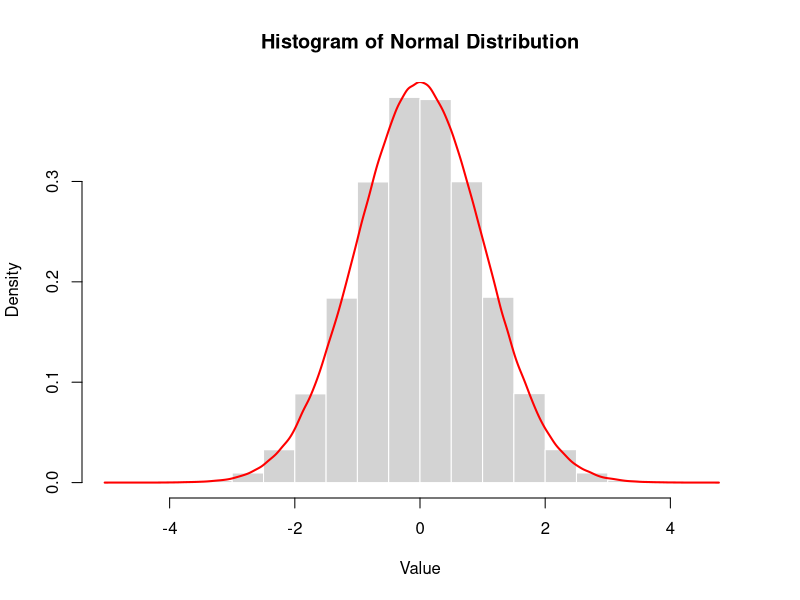
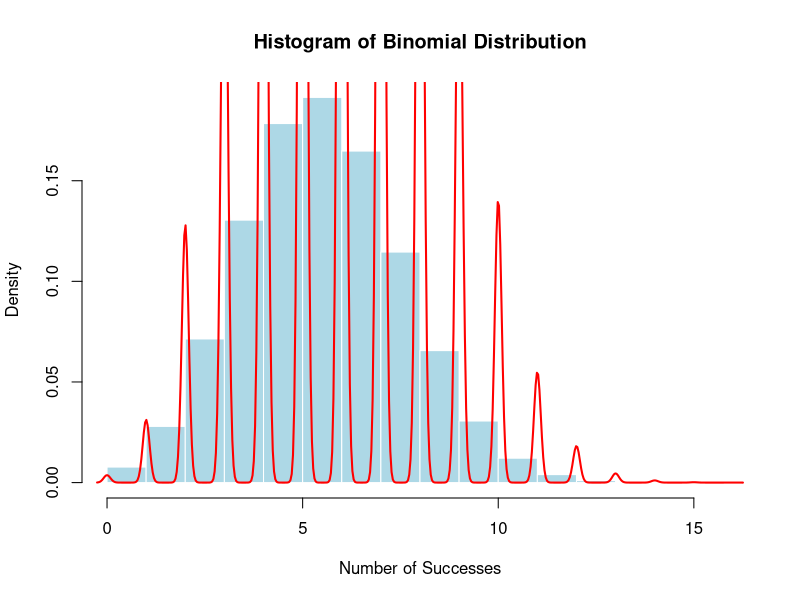
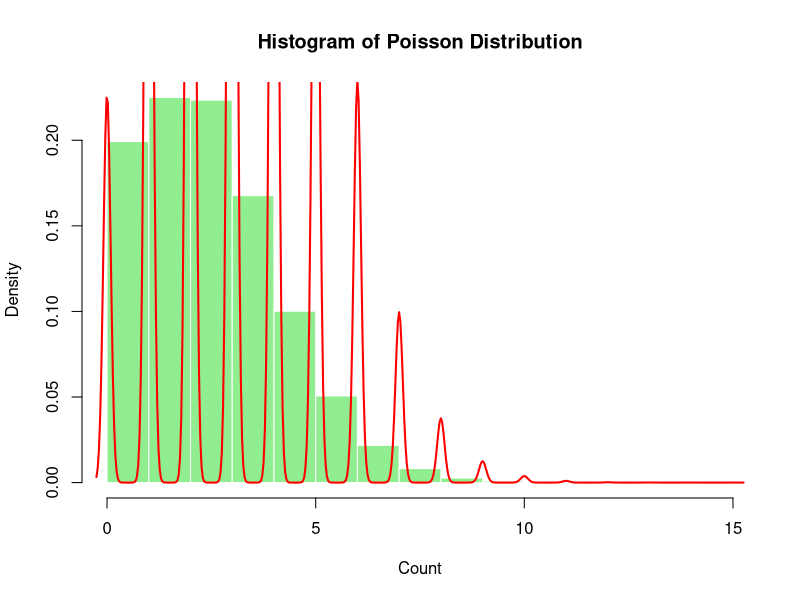

Recreate these plots in R, in order.
## ---- chunk 1

# ------------------------------
# Normal Distribution (mean = 0, sd = 1)
# ------------------------------
R <- 1000000
y_norm <- rnorm(R, mean = 0, sd = 1)
hist(y_norm, prob = TRUE, 
     main = "Histogram of Normal Distribution", 
     xlab = "Value", col = "lightgray", border = "white")

lines(density(y_norm), col = "red", lwd = 2)

# ------------------------------
# Binomial Distribution (n = 20, p = 0.3)
# ------------------------------
n <- 20
p <- 0.3

y_binom <- rbinom(R, size = n, prob = p)

hist(y_binom, prob = TRUE, breaks = n,
     main = "Histogram of Binomial Distribution",
     xlab = "Number of Successes", col = "lightblue", border = "white")

lines(density(y_binom), col = "red", lwd = 2)

# ------------------------------
# Poisson Distribution (lambda = 3)
# ------------------------------
lambda <- 3
y_pois <- rpois(R, lambda = lambda)

hist(y_pois, prob = TRUE, breaks = max(y_pois),
     main = "Histogram of Poisson Distribution",
     xlab = "Count", col = "lightgreen", border = "white")

lines(density(y_pois), col = "red", lwd = 2)


